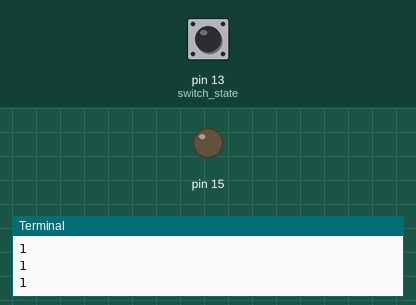
Recording of a program running on a simulated Raspberry Pi (header pin numbers). Shown: output pins drawn as LEDs (lit = HIGH), the last lines printed to the terminal. The inputs (shaded band) are chosen by the test bench; at power-on: pin 13 (switch_state) HIGH.

Above: at 1.2 s.
1.3 s: pin 13 (switch_state) pulled LOW for 0.6 s
At 1.9 s:
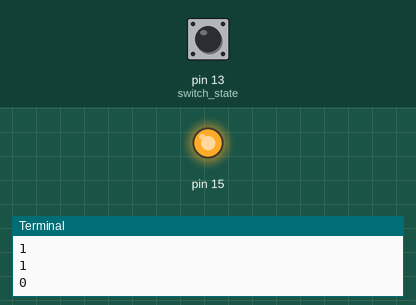
3.5 s: pin 13 (switch_state) pulled LOW for 3.2 s
At 7.4 s:
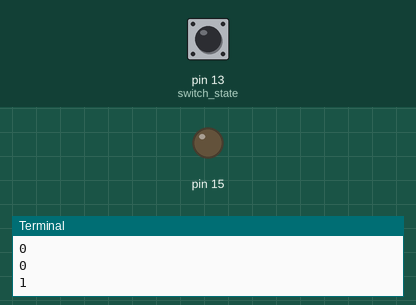
Timing chart, 0 to 8.9 s (numbered marks = the images above; inputs shaded):
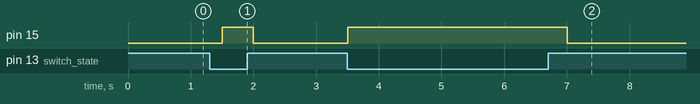

Measured:
- after the input at 1.3 s, pin 15: LOW → HIGH after 0.20 s, → LOW 0.50 s later
- after the input at 3.5 s, pin 15: LOW → HIGH at once, → LOW 3.5 s later

The program:

gpio_fan_control.solution.py
```python
from time import sleep
import RPi.GPIO as GPIO

print("IoT Greenhouse - Introduction to GPIO.")
print("Control fan using GPIO code")
print()

# Use board pin numbers
GPIO.setmode(GPIO.BOARD)
# Set pin 13 as toggle switch input
GPIO.setup(13, GPIO.IN)
# Set pin 15 as fan output
GPIO.setup(15, GPIO.OUT)

while True:
    switch_state = GPIO.input(13)  #get switch state
    print(switch_state)
    if switch_state == False:
        GPIO.output(15, True)   #Toggle is on, turn fan on
    else:
        GPIO.output(15, False)   #Toggle is off, turn fan off
    sleep(.5)
```
